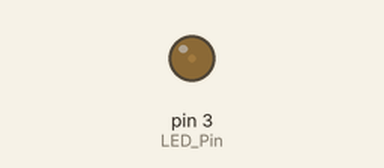
Recording of a sketch running on a simulated Arduino Uno, built with avr-gcc and run on an emulated ATmega328P. Shown: output pins drawn as LEDs (lit = HIGH).

Above: at 0.05 s.
At 0.45 s:
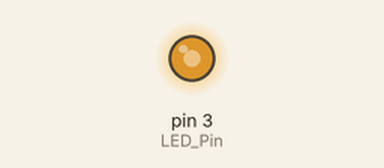
At 0.85 s:
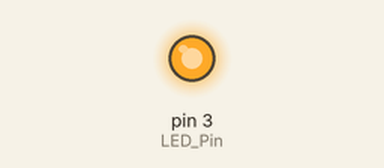
At 1.65 s:
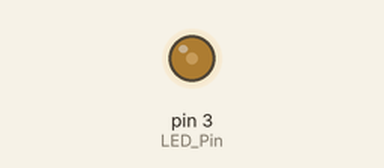
Timing chart, 0 to 4.2 s (numbered marks = the images above):
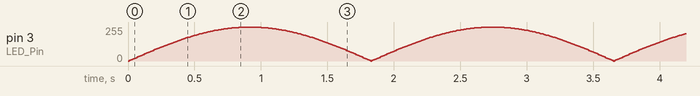

The sketch:

PulsatingLED.ino
```cpp
// Example 3.4 - PulsatingLED.ino
int LED_Pin = 3;                        // Pin 3 PWM output
float sine_Val;                         // Sine values
int LED_Val;                            // LED vales


void setup()
{

    pinMode(LED_Pin, OUTPUT);           // Initialize LED_Pin to output

}

void loop()
{
    for (int x=0; x<180; x++)           // Iterate until 180 times
    {

    sine_Val = (sin(x*(3.1416/180)));   // Degrees to Radians for sine value
    LED_Val = int(sine_Val*255);        // 8-bit PWM value
    analogWrite(LED_Pin, LED_Val);      // PWM Output
    delay(10);                          // Delay 10ms

    }
}
```

MaxMatrix.cpp
```cpp
// (licence header left out)
#include "Arduino.h"
#include "MaxMatrix.h"

MaxMatrix::MaxMatrix(byte _data, byte _load, byte _clock, byte _num)
{
	data = _data;
	load = _load;
	clock = _clock;
	num = _num;
	for (int i=0; i<80; i++)
		buffer[i] = 0;
}

void MaxMatrix::init()
{
	pinMode(data,  OUTPUT);
	pinMode(clock, OUTPUT);
	pinMode(load,  OUTPUT);
	digitalWrite(clock, HIGH);

	setCommand(max7219_reg_scanLimit, 0x07);
	setCommand(max7219_reg_decodeMode, 0x00);  // using an led matrix (not digits)
	setCommand(max7219_reg_shutdown, 0x01);    // not in shutdown mode
	setCommand(max7219_reg_displayTest, 0x00); // no display test

	// empty registers, turn all LEDs off
	clear();

	setIntensity(0x0f);    // the first 0x0f is the value you can set
}

void MaxMatrix::setIntensity(byte intensity)
{
	setCommand(max7219_reg_intensity, intensity);
}

void MaxMatrix::clear()
{
	for (int i=0; i<8; i++)
		setColumnAll(i,0);

	for (int i=0; i<80; i++)
		buffer[i] = 0;
}

void MaxMatrix::setCommand(byte command, byte value)
{
	digitalWrite(load, LOW);
	for (int i=0; i<num; i++)
	{
		shiftOut(data, clock, MSBFIRST, command);
		shiftOut(data, clock, MSBFIRST, value);
	}
	digitalWrite(load, LOW);
	digitalWrite(load, HIGH);
}


void MaxMatrix::setColumn(byte col, byte value)
{
	int n = col / 8;
	int c = col % 8;
	digitalWrite(load, LOW);
	for (int i=0; i<num; i++)
	{
		if (i == n)
		{
			shiftOut(data, clock, MSBFIRST, c + 1);
			shiftOut(data, clock, MSBFIRST, value);
		}
		else
		{
			shiftOut(data, clock, MSBFIRST, 0);
			shiftOut(data, clock, MSBFIRST, 0);
		}
	}
	digitalWrite(load, LOW);
	digitalWrite(load, HIGH);

	buffer[col] = value;
}

void MaxMatrix::setColumnAll(byte col, byte value)
{
	digitalWrite(load, LOW);
	for (int i=0; i<num; i++)
	{
		shiftOut(data, clock, MSBFIRST, col + 1);
		shiftOut(data, clock, MSBFIRST, value);
		buffer[col * i] = value;
	}
	digitalWrite(load, LOW);
	digitalWrite(load, HIGH);
}

void MaxMatrix::setDot(byte col, byte row, byte value)
{
    bitWrite(buffer[col], row, value);

	int n = col / 8;
	int c = col % 8;
	digitalWrite(load, LOW);
	for (int i=0; i<num; i++)
	{
		if (i == n)
		{
			shiftOut(data, clock, MSBFIRST, c + 1);
			shiftOut(data, clock, MSBFIRST, buffer[col]);
		}
		else
		{
			shiftOut(data, clock, MSBFIRST, 0);
			shiftOut(data, clock, MSBFIRST, 0);
		}
	}
	digitalWrite(load, LOW);
	digitalWrite(load, HIGH);
}

void MaxMatrix::writeSprite(int x, int y, const byte* sprite)
{
	int w = sprite[0];
	int h = sprite[1];

	if (h == 8 && y == 0)
		for (int i=0; i<w; i++)
		{
			int c = x + i;
			if (c>=0 && c<80)
				setColumn(c, sprite[i+2]);
		}
	else
		for (int i=0; i<w; i++)
			for (int j=0; j<h; j++)
			{
				int c = x + i;
				int r = y + j;
				if (c>=0 && c<80 && r>=0 && r<8)
					setDot(c, r, bitRead(sprite[i+2], j));
			}
}

void MaxMatrix::reload()
{
	for (int i=0; i<8; i++)
	{
		int col = i;
		digitalWrite(load, LOW);
		for (int j=0; j<num; j++)
		{
			shiftOut(data, clock, MSBFIRST, i + 1);
			shiftOut(data, clock, MSBFIRST, buffer[col]);
			col += 8;
		}
		digitalWrite(load, LOW);
		digitalWrite(load, HIGH);
	}
}

void MaxMatrix::shiftLeft(bool rotate, bool fill_zero)
{
	byte old = buffer[0];
	int i;
	for (i=0; i<80; i++)
		buffer[i] = buffer[i+1];
	if (rotate) buffer[num*8-1] = old;
	else if (fill_zero) buffer[num*8-1] = 0;

	reload();
}

void MaxMatrix::shiftRight(bool rotate, bool fill_zero)
{
	int last = num*8-1;
	byte old = buffer[last];
	int i;
	for (i=79; i>0; i--)
		buffer[i] = buffer[i-1];
	if (rotate) buffer[0] = old;
	else if (fill_zero) buffer[0] = 0;

	reload();
}

void MaxMatrix::shiftUp(bool rotate)
{
	for (int i=0; i<num*8; i++)
	{
		bool b = buffer[i] & 1;
		buffer[i] >>= 1;
		if (rotate) bitWrite(buffer[i], 7, b);
	}
	reload();
}

void MaxMatrix::shiftDown(bool rotate)
{
	for (int i=0; i<num*8; i++)
	{
		bool b = buffer[i] & 128;
		buffer[i] <<= 1;
		if (rotate) bitWrite(buffer[i], 0, b);
	}
	reload();
}
```

MaxMatrix.h
```cpp
// (licence header left out)
#ifndef _MaxMatrix_H_
#define _MaxMatrix_H_

#include "Arduino.h"

#define max7219_reg_noop        0x00
#define max7219_reg_digit0      0x01
#define max7219_reg_digit1      0x02
#define max7219_reg_digit2      0x03
#define max7219_reg_digit3      0x04
#define max7219_reg_digit4      0x05
#define max7219_reg_digit5      0x06
#define max7219_reg_digit6      0x07
#define max7219_reg_digit7      0x08
#define max7219_reg_decodeMode  0x09
#define max7219_reg_intensity   0x0a
#define max7219_reg_scanLimit   0x0b
#define max7219_reg_shutdown    0x0c
#define max7219_reg_displayTest 0x0f

class MaxMatrix
{
  private:
    byte data;
    byte load;
    byte clock;
    byte num;
    byte buffer[80];

    void reload();

  public:
    MaxMatrix(byte data, byte load, byte clock, byte num);

    void init();
    void clear();
    void setCommand(byte command, byte value);
    void setIntensity(byte intensity);
    void setColumn(byte col, byte value);
    void setColumnAll(byte col, byte value);
    void setDot(byte col, byte row, byte value);
    void writeSprite(int x, int y, const byte* sprite);

    void shiftLeft(bool rotate = false, bool fill_zero = true);
    void shiftRight(bool rotate = false, bool fill_zero = true);
    void shiftUp(bool rotate = false);
    void shiftDown(bool rotate = false);
};

#endif
```
